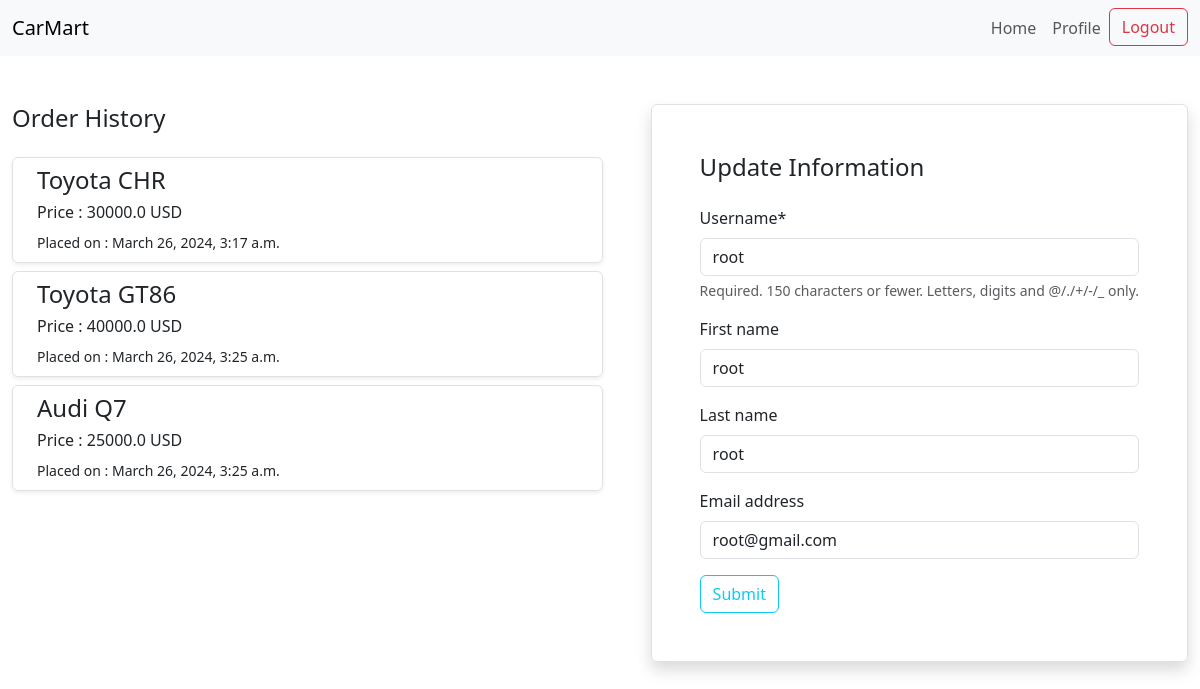
Page /auth/profile/ (signed in) on the committed database.
### order/models.py (models this page shows)
class OrderModel(models.Model) :
    user = models.ForeignKey(User, on_delete=models.CASCADE, related_name="orders");
    car = models.ForeignKey(CarModel, on_delete=models.CASCADE, related_name="order_cars");
    createdAt = models.DateTimeField(auto_now_add = True);

### car/models.py (models this page shows)
class CarModel(models.Model) :
    name = models.CharField(max_length = 30);
    price = models.FloatField();
    brand = models.ForeignKey(BrandModel, on_delete=models.CASCADE);
    description = models.CharField(max_length=500);
    stock = models.IntegerField();
    image = models.ImageField(upload_to='uploads/media/', blank=True, null=True);

### authservice/views.py (the view)
# urls.py: path('profile/', login_required(views.ProfileView), name="profilePage"),
def ProfileView(request) :
    orders = OrderModel.objects.filter(user=request.user)
    if request.method == 'POST' :
        profile_form = ChangeUserForm(request.POST, instance=request.user);
        if profile_form.is_valid() :
            profile_form.save();
            messages.success(request, 'Profile Updated Successfully');
            return redirect('profilePage');
    else :
        profile_form = ChangeUserForm(instance=request.user);
    return render(request, 'profile.html', {'form' : profile_form, 'orders': orders})

### authservice/forms.py
class ChangeUserForm(UserChangeForm) :
    password = None;
    class Meta :
        model = User;
        fields = ['username', 'first_name', 'last_name', 'email']

### authservice/templates/profile.html
{% extends 'base.html' %}
{% load crispy_forms_tags %}
{% block content %}
{% if user.is_authenticated %}
<div class="container-fluid my-5 d-flex">
  <div class="flex-grow-1 me-5">
    <h4 class="mb-4">Order History</h4>
    <div class="">
      {% for order in orders %}
        <div class="my-2 shadow-sm border px-4 py-2 rounded">
          <h4>{{order.car.name}}</h4>
          <h6>Price : {{order.car.price}} USD</h6>
          <small>Placed on : {{order.createdAt}}</small>
        </div>
      {% endfor %}
    </div>
  </div>
  <div class="">
    <form action="" method="POST" class="shadow rounded border mx-auto p-5">
    <h4 class="mb-4">Update Information</h4>
    {% csrf_token %} {{form | crispy}}
    <button class="btn btn-outline-info" type="submit">Submit</button>
  </form>
  </div>
</div>
{% else %}
<div class="container-fluid">
  <h2 class="text-center text-danger">Logged Out Successfully</h2>
</div>
{% endif %} {% endblock %}

### rows in the picture
OrderModel: car.name "Toyota CHR", car.price "30000.0", createdAt "March 26, 2024, 3:17 a.m."
OrderModel: car.name "Toyota GT86", car.price "40000.0", createdAt "March 26, 2024, 3:25 a.m."
OrderModel: car.name "Audi Q7", car.price "25000.0", createdAt "March 26, 2024, 3:25 a.m."
